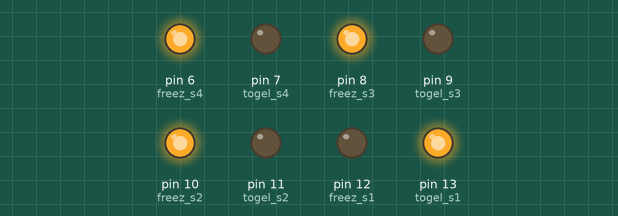
Simulated run of this sketch. Board: Arduino Uno, built with avr-gcc and run on an emulated ATmega328P. On the bench: output pins drawn as LEDs (lit = HIGH).

Above: at 0.1 s.
At 4.1 s:
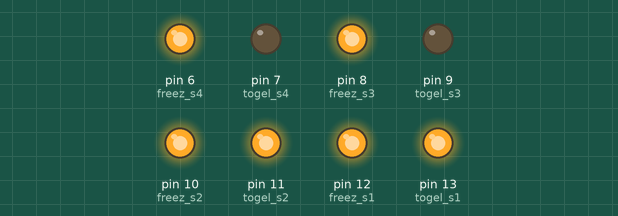
At 8.1 s:
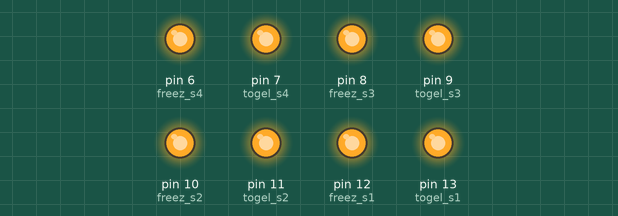
At 17.6 s:
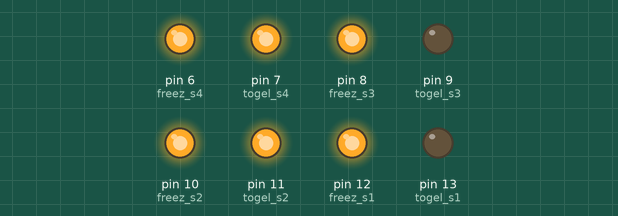
At 25.6 s:
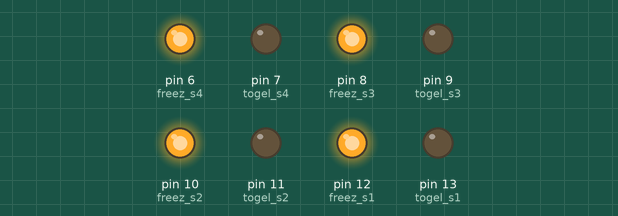
At 37.1 s:
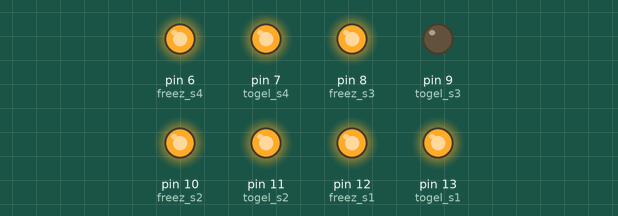
Timing chart, 0 to 40.0 s (numbered marks = the images above):
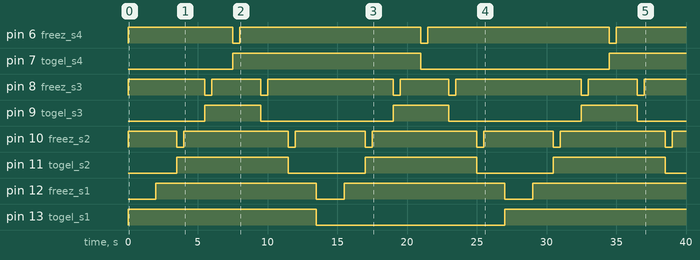

The sketch:

Main_code.ino
```cpp
#define togel_s1 13
#define freez_s1 12
#define togel_s2 11
#define freez_s2 10
#define togel_s3 9
#define freez_s3 8
#define togel_s4 7
#define freez_s4 6

void setup() {
  pinMode(togel_s1,OUTPUT);
  pinMode(freez_s1,OUTPUT);
  pinMode(togel_s2,OUTPUT);
  pinMode(freez_s2,OUTPUT);
  pinMode(togel_s3,OUTPUT);
  pinMode(freez_s3,OUTPUT);
  pinMode(togel_s4,OUTPUT);
  pinMode(freez_s4,OUTPUT);
  // put your setup code here, to run once:
  digitalWrite(freez_s1,HIGH);
  digitalWrite(freez_s2,HIGH);
  digitalWrite(freez_s3,HIGH);
  // digitalWrite(togel_s3,HIGH);
  digitalWrite(freez_s4,HIGH);

}

void loop() {
  digitalWrite(togel_s1,HIGH);
  digitalWrite(freez_s1,LOW);
  delay(2000);
  digitalWrite(freez_s1,HIGH);
  delay(1500);

  // servo 2 start
  digitalWrite(freez_s2,LOW);
  digitalWrite(togel_s2,HIGH);
  delay(500);
  digitalWrite(freez_s2,HIGH);
  delay(1500);

  // servo 3 start
  digitalWrite(togel_s3,HIGH);
  digitalWrite(freez_s3,LOW);
  delay(500);

  digitalWrite(freez_s3,HIGH);
  delay(1500);

  //servo 4
  digitalWrite(togel_s4,HIGH);
  digitalWrite(freez_s4,LOW);
  delay(500);


  digitalWrite(freez_s4,HIGH);
  delay(1500);


  digitalWrite(togel_s3,LOW);
  digitalWrite(freez_s3,LOW);
  delay(500);
  digitalWrite(freez_s3,HIGH);
  delay(1500);

  digitalWrite(togel_s2,LOW);
  digitalWrite(freez_s2,LOW);
  delay(500);
  digitalWrite(freez_s2,HIGH);


  delay(1500);
  digitalWrite(togel_s1,LOW);
  digitalWrite(freez_s1,LOW);
  delay(2000);
  digitalWrite(freez_s1,HIGH);
  delay(1500);

  // servo 2 start
  digitalWrite(freez_s2,LOW);
  digitalWrite(togel_s2,HIGH);
  delay(500);
  digitalWrite(freez_s2,HIGH);
  delay(1500);

  // servo 3 start
  digitalWrite(togel_s3,HIGH);
  digitalWrite(freez_s3,LOW);
  delay(500);

  digitalWrite(freez_s3,HIGH);
  delay(1500);
  //servo 4
  digitalWrite(togel_s4,LOW);
  digitalWrite(freez_s4,LOW);
  delay(500);


  digitalWrite(freez_s4,HIGH);
  delay(1500);

  digitalWrite(togel_s3,LOW);
  digitalWrite(freez_s3,LOW);
  delay(500);
  digitalWrite(freez_s3,HIGH);
  delay(1500);

  digitalWrite(togel_s2,LOW);
  digitalWrite(freez_s2,LOW);
  delay(500);
  digitalWrite(freez_s2,HIGH);
  delay(1500);
}
```

Measured:
- by itself, pin 6 (freez_s4): alternates HIGH for 13.0 s and LOW for 0.50 s
- by itself, pin 7 (togel_s4): LOW → HIGH at 7.5 s, → LOW 13.5 s later, → HIGH 13.5 s later
- by itself, pin 8 (freez_s3): repeats every 13.5 s: HIGH 3.5 s, LOW 0.50 s, HIGH 9.0 s, LOW 0.50 s
- by itself, pin 9 (togel_s3): alternates HIGH for 4.0 s and LOW for 9.5 s
- by itself, pin 10 (freez_s2): repeats every 13.5 s: HIGH 7.5 s, LOW 0.50 s, HIGH 5.0 s, LOW 0.50 s
- by itself, pin 11 (togel_s2): alternates HIGH for 8.0 s and LOW for 5.5 s
- by itself, pin 12 (freez_s1): alternates HIGH for 11.5 s and LOW for 2.0 s
- by itself, pin 13 (togel_s1): LOW → HIGH at 0.00 s, → LOW 13.5 s later, → HIGH 13.5 s later
